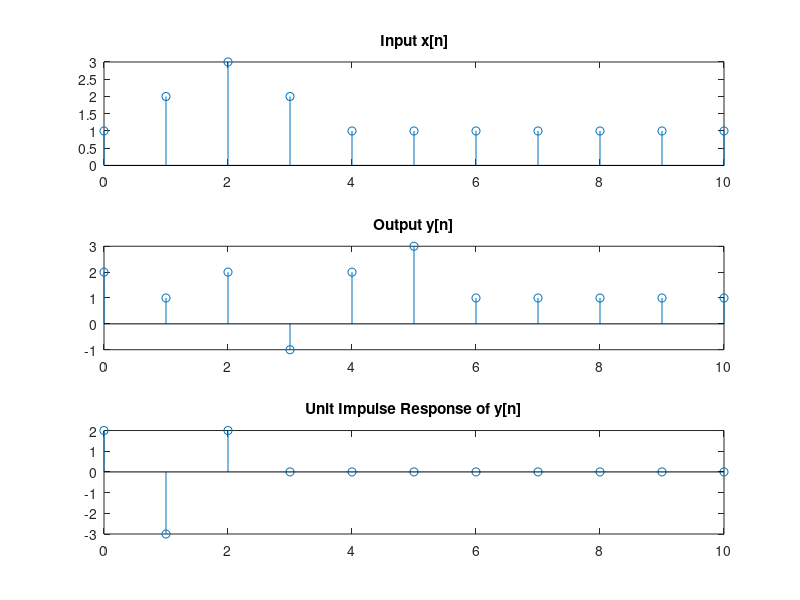

Write MATLAB code to recreate this figure.
clc
clear all

%% Part a

x = zeros(1,11)
n=0:10;

i=0;
while i<11
    if(i==0 || i==1 || i==2)
        x(i+1)=i+1;
    end
    if(i==3 || i==4)
        x(i+1)=5-i;
    end
    if(i>=5)
        x(i+1)=1;
    end
    i=i+1;
end

Hz = [2 -3 2];
y=conv(x,Hz);

%% Part b

fig=figure;
subplot(3,1,1);
stem(n,x);
title('Input x[n]');
subplot(3,1,2);
stem(n,y(1:11));
title('Output y[n]');

%% Part c

x=zeros(1,11);
x(1)=1;
h=conv(Hz,x);
subplot(3,1,3)
stem(n,h(1:11));
title('Unit Impulse Response of y[n]');
saveas(fig, 'Q1.png')